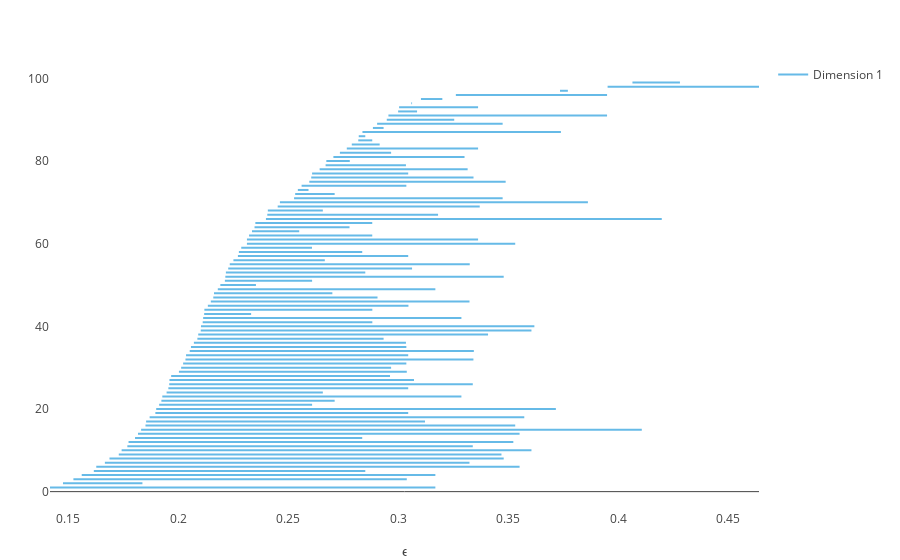

This figure's notebook cell:
### Code cell
plotbarcode_pjs(C,dim=1)

### Figure 1 — Plotly figure (JSON) as saved in the notebook; plotly's stock layout.template omitted (floating-point values rounded to 4 significant figures)
{"data": [{"line": {"color": "#66BAE7", "width": 2}, "mode": "lines", "showlegend": false, "type": "scatter", "x": [0.4065, 0.428], "y": [99, 99]}, {"line": {"color": "#66BAE7", "width": 2}, "mode": "lines", "showlegend": false, "type": "scatter", "x": [0.3952, 0.464], "y": [98, 98]}, {"line": {"color": "#66BAE7", "width": 2}, "mode": "lines", "showlegend": false, "type": "scatter", "x": [0.3735, 0.3771], "y": [97, 97]}, {"line": {"color": "#66BAE7", "width": 2}, "mode": "lines", "showlegend": false, "type": "scatter", "x": [0.3262, 0.3949], "y": [96, 96]}, {"line": {"color": "#66BAE7", "width": 2}, "mode": "lines", "showlegend": false, "type": "scatter", "x": [0.3103, 0.32], "y": [95, 95]}, {"line": {"color": "#66BAE7", "width": 2}, "mode": "lines", "showlegend": false, "type": "scatter", "x": [0.306, 0.3063], "y": [94, 94]}, {"line": {"color": "#66BAE7", "width": 2}, "mode": "lines", "showlegend": false, "type": "scatter", "x": [0.3004, 0.3363], "y": [93, 93]}, {"line": {"color": "#66BAE7", "width": 2}, "mode": "lines", "showlegend": false, "type": "scatter", "x": [0.2999, 0.3086], "y": [92, 92]}, {"line": {"color": "#66BAE7", "width": 2}, "mode": "lines", "showlegend": false, "type": "scatter", "x": [0.2955, 0.3949], "y": [91, 91]}, {"line": {"color": "#66BAE7", "width": 2}, "mode": "lines", "showlegend": false, "type": "scatter", "x": [0.2948, 0.3254], "y": [90, 90]}, {"line": {"color": "#66BAE7", "width": 2}, "mode": "lines", "showlegend": false, "type": "scatter", "x": [0.2904, 0.3475], "y": [89, 89]}, {"line": {"color": "#66BAE7", "width": 2}, "mode": "lines", "showlegend": false, "type": "scatter", "x": [0.2885, 0.2933], "y": [88, 88]}, {"line": {"color": "#66BAE7", "width": 2}, "mode": "lines", "showlegend": false, "type": "scatter", "x": [0.2837, 0.3739], "y": [87, 87]}, {"line": {"color": "#66BAE7", "width": 2}, "mode": "lines", "showlegend": false, "type": "scatter", "x": [0.282, 0.285], "y": [86, 86]}, {"line": {"color": "#66BAE7", "width": 2}, "mode": "lines", "showlegend": false, "type": "scatter", "x": [0.2818, 0.2882], "y": [85, 85]}, {"line": {"color": "#66BAE7", "width": 2}, "mode": "lines", "showlegend": false, "type": "scatter", "x": [0.2789, 0.2916], "y": [84, 84]}, {"line": {"color": "#66BAE7", "width": 2}, "mode": "lines", "showlegend": false, "type": "scatter", "x": [0.2766, 0.3363], "y": [83, 83]}, {"line": {"color": "#66BAE7", "width": 2}, "mode": "lines", "showlegend": false, "type": "scatter", "x": [0.2735, 0.2968], "y": [82, 82]}, {"line": {"color": "#66BAE7", "width": 2}, "mode": "lines", "showlegend": false, "type": "scatter", "x": [0.2705, 0.3301], "y": [81, 81]}, {"line": {"color": "#66BAE7", "width": 2}, "mode": "lines", "showlegend": false, "type": "scatter", "x": [0.2673, 0.278], "y": [80, 80]}, {"line": {"color": "#66BAE7", "width": 2}, "mode": "lines", "showlegend": false, "type": "scatter", "x": [0.267, 0.3035], "y": [79, 79]}, {"line": {"color": "#66BAE7", "width": 2}, "mode": "lines", "showlegend": false, "type": "scatter", "x": [0.2643, 0.3315], "y": [78, 78]}, {"line": {"color": "#66BAE7", "width": 2}, "mode": "lines", "showlegend": false, "type": "scatter", "x": [0.2608, 0.3045], "y": [77, 77]}, {"line": {"color": "#66BAE7", "width": 2}, "mode": "lines", "showlegend": false, "type": "scatter", "x": [0.2604, 0.3342], "y": [76, 76]}, {"line": {"color": "#66BAE7", "width": 2}, "mode": "lines", "showlegend": false, "type": "scatter", "x": [0.2596, 0.3488], "y": [75, 75]}, {"line": {"color": "#66BAE7", "width": 2}, "mode": "lines", "showlegend": false, "type": "scatter", "x": [0.2561, 0.3037], "y": [74, 74]}, {"line": {"color": "#66BAE7", "width": 2}, "mode": "lines", "showlegend": false, "type": "scatter", "x": [0.2544, 0.2592], "y": [73, 73]}, {"line": {"color": "#66BAE7", "width": 2}, "mode": "lines", "showlegend": false, "type": "scatter", "x": [0.2531, 0.2711], "y": [72, 72]}, {"line": {"color": "#66BAE7", "width": 2}, "mode": "lines", "showlegend": false, "type": "scatter", "x": [0.2526, 0.3475], "y": [71, 71]}, {"line": {"color": "#66BAE7", "width": 2}, "mode": "lines", "showlegend": false, "type": "scatter", "x": [0.2462, 0.3862], "y": [70, 70]}, {"line": {"color": "#66BAE7", "width": 2}, "mode": "lines", "showlegend": false, "type": "scatter", "x": [0.2452, 0.337], "y": [69, 69]}, {"line": {"color": "#66BAE7", "width": 2}, "mode": "lines", "showlegend": false, "type": "scatter", "x": [0.2407, 0.2657], "y": [68, 68]}, {"line": {"color": "#66BAE7", "width": 2}, "mode": "lines", "showlegend": false, "type": "scatter", "x": [0.2405, 0.3181], "y": [67, 67]}, {"line": {"color": "#66BAE7", "width": 2}, "mode": "lines", "showlegend": false, "type": "scatter", "x": [0.2399, 0.4198], "y": [66, 66]}, {"line": {"color": "#66BAE7", "width": 2}, "mode": "lines", "showlegend": false, "type": "scatter", "x": [0.235, 0.2882], "y": [65, 65]}, {"line": {"color": "#66BAE7", "width": 2}, "mode": "lines", "showlegend": false, "type": "scatter", "x": [0.2347, 0.2778], "y": [64, 64]}, {"line": {"color": "#66BAE7", "width": 2}, "mode": "lines", "showlegend": false, "type": "scatter", "x": [0.2335, 0.255], "y": [63, 63]}, {"line": {"color": "#66BAE7", "width": 2}, "mode": "lines", "showlegend": false, "type": "scatter", "x": [0.2322, 0.2882], "y": [62, 62]}, {"line": {"color": "#66BAE7", "width": 2}, "mode": "lines", "showlegend": false, "type": "scatter", "x": [0.2312, 0.3363], "y": [61, 61]}, {"line": {"color": "#66BAE7", "width": 2}, "mode": "lines", "showlegend": false, "type": "scatter", "x": [0.2312, 0.3532], "y": [60, 60]}, {"line": {"color": "#66BAE7", "width": 2}, "mode": "lines", "showlegend": false, "type": "scatter", "x": [0.2286, 0.2608], "y": [59, 59]}, {"line": {"color": "#66BAE7", "width": 2}, "mode": "lines", "showlegend": false, "type": "scatter", "x": [0.2276, 0.2836], "y": [58, 58]}, {"line": {"color": "#66BAE7", "width": 2}, "mode": "lines", "showlegend": false, "type": "scatter", "x": [0.2271, 0.3045], "y": [57, 57]}, {"line": {"color": "#66BAE7", "width": 2}, "mode": "lines", "showlegend": false, "type": "scatter", "x": [0.2251, 0.2666], "y": [56, 56]}, {"line": {"color": "#66BAE7", "width": 2}, "mode": "lines", "showlegend": false, "type": "scatter", "x": [0.2234, 0.3325], "y": [55, 55]}, {"line": {"color": "#66BAE7", "width": 2}, "mode": "lines", "showlegend": false, "type": "scatter", "x": [0.2227, 0.3063], "y": [54, 54]}, {"line": {"color": "#66BAE7", "width": 2}, "mode": "lines", "showlegend": false, "type": "scatter", "x": [0.2216, 0.285], "y": [53, 53]}, {"line": {"color": "#66BAE7", "width": 2}, "mode": "lines", "showlegend": false, "type": "scatter", "x": [0.2214, 0.3479], "y": [52, 52]}, {"line": {"color": "#66BAE7", "width": 2}, "mode": "lines", "showlegend": false, "type": "scatter", "x": [0.2212, 0.2608], "y": [51, 51]}, {"line": {"color": "#66BAE7", "width": 2}, "mode": "lines", "showlegend": false, "type": "scatter", "x": [0.2191, 0.2353], "y": [50, 50]}, {"line": {"color": "#66BAE7", "width": 2}, "mode": "lines", "showlegend": false, "type": "scatter", "x": [0.218, 0.3169], "y": [49, 49]}, {"line": {"color": "#66BAE7", "width": 2}, "mode": "lines", "showlegend": false, "type": "scatter", "x": [0.2162, 0.2701], "y": [48, 48]}, {"line": {"color": "#66BAE7", "width": 2}, "mode": "lines", "showlegend": false, "type": "scatter", "x": [0.2159, 0.2906], "y": [47, 47]}, {"line": {"color": "#66BAE7", "width": 2}, "mode": "lines", "showlegend": false, "type": "scatter", "x": [0.2148, 0.3324], "y": [46, 46]}, {"line": {"color": "#66BAE7", "width": 2}, "mode": "lines", "showlegend": false, "type": "scatter", "x": [0.2135, 0.3046], "y": [45, 45]}, {"line": {"color": "#66BAE7", "width": 2}, "mode": "lines", "showlegend": false, "type": "scatter", "x": [0.2119, 0.2882], "y": [44, 44]}, {"line": {"color": "#66BAE7", "width": 2}, "mode": "lines", "showlegend": false, "type": "scatter", "x": [0.2118, 0.2331], "y": [43, 43]}, {"line": {"color": "#66BAE7", "width": 2}, "mode": "lines", "showlegend": false, "type": "scatter", "x": [0.2113, 0.3287], "y": [42, 42]}, {"line": {"color": "#66BAE7", "width": 2}, "mode": "lines", "showlegend": false, "type": "scatter", "x": [0.2111, 0.2882], "y": [41, 41]}, {"line": {"color": "#66BAE7", "width": 2}, "mode": "lines", "showlegend": false, "type": "scatter", "x": [0.2103, 0.3619], "y": [40, 40]}, {"line": {"color": "#66BAE7", "width": 2}, "mode": "lines", "showlegend": false, "type": "scatter", "x": [0.2102, 0.3605], "y": [39, 39]}, {"line": {"color": "#66BAE7", "width": 2}, "mode": "lines", "showlegend": false, "type": "scatter", "x": [0.2091, 0.3408], "y": [38, 38]}, {"line": {"color": "#66BAE7", "width": 2}, "mode": "lines", "showlegend": false, "type": "scatter", "x": [0.2087, 0.2933], "y": [37, 37]}, {"line": {"color": "#66BAE7", "width": 2}, "mode": "lines", "showlegend": false, "type": "scatter", "x": [0.2071, 0.3035], "y": [36, 36]}, {"line": {"color": "#66BAE7", "width": 2}, "mode": "lines", "showlegend": false, "type": "scatter", "x": [0.2058, 0.3037], "y": [35, 35]}, {"line": {"color": "#66BAE7", "width": 2}, "mode": "lines", "showlegend": false, "type": "scatter", "x": [0.2052, 0.3344], "y": [34, 34]}, {"line": {"color": "#66BAE7", "width": 2}, "mode": "lines", "showlegend": false, "type": "scatter", "x": [0.2035, 0.3045], "y": [33, 33]}, {"line": {"color": "#66BAE7", "width": 2}, "mode": "lines", "showlegend": false, "type": "scatter", "x": [0.2033, 0.3342], "y": [32, 32]}, {"line": {"color": "#66BAE7", "width": 2}, "mode": "lines", "showlegend": false, "type": "scatter", "x": [0.2022, 0.3037], "y": [31, 31]}, {"line": {"color": "#66BAE7", "width": 2}, "mode": "lines", "showlegend": false, "type": "scatter", "x": [0.2013, 0.2968], "y": [30, 30]}, {"line": {"color": "#66BAE7", "width": 2}, "mode": "lines", "showlegend": false, "type": "scatter", "x": [0.2003, 0.3039], "y": [29, 29]}, {"line": {"color": "#66BAE7", "width": 2}, "mode": "lines", "showlegend": false, "type": "scatter", "x": [0.1968, 0.2963], "y": [28, 28]}, {"line": {"color": "#66BAE7", "width": 2}, "mode": "lines", "showlegend": false, "type": "scatter", "x": [0.196, 0.3072], "y": [27, 27]}, {"line": {"color": "#66BAE7", "width": 2}, "mode": "lines", "showlegend": false, "type": "scatter", "x": [0.1959, 0.3339], "y": [26, 26]}, {"line": {"color": "#66BAE7", "width": 2}, "mode": "lines", "showlegend": false, "type": "scatter", "x": [0.1955, 0.3045], "y": [25, 25]}, {"line": {"color": "#66BAE7", "width": 2}, "mode": "lines", "showlegend": false, "type": "scatter", "x": [0.1947, 0.2657], "y": [24, 24]}, {"line": {"color": "#66BAE7", "width": 2}, "mode": "lines", "showlegend": false, "type": "scatter", "x": [0.1927, 0.3287], "y": [23, 23]}, {"line": {"color": "#66BAE7", "width": 2}, "mode": "lines", "showlegend": false, "type": "scatter", "x": [0.1923, 0.2711], "y": [22, 22]}, {"line": {"color": "#66BAE7", "width": 2}, "mode": "lines", "showlegend": false, "type": "scatter", "x": [0.1913, 0.2608], "y": [21, 21]}, {"line": {"color": "#66BAE7", "width": 2}, "mode": "lines", "showlegend": false, "type": "scatter", "x": [0.19, 0.3717], "y": [20, 20]}, {"line": {"color": "#66BAE7", "width": 2}, "mode": "lines", "showlegend": false, "type": "scatter", "x": [0.1896, 0.3045], "y": [19, 19]}, {"line": {"color": "#66BAE7", "width": 2}, "mode": "lines", "showlegend": false, "type": "scatter", "x": [0.187, 0.3573], "y": [18, 18]}, {"line": {"color": "#66BAE7", "width": 2}, "mode": "lines", "showlegend": false, "type": "scatter", "x": [0.1854, 0.3122], "y": [17, 17]}, {"line": {"color": "#66BAE7", "width": 2}, "mode": "lines", "showlegend": false, "type": "scatter", "x": [0.1851, 0.3532], "y": [16, 16]}, {"line": {"color": "#66BAE7", "width": 2}, "mode": "lines", "showlegend": false, "type": "scatter", "x": [0.1831, 0.4107], "y": [15, 15]}, {"line": {"color": "#66BAE7", "width": 2}, "mode": "lines", "showlegend": false, "type": "scatter", "x": [0.1817, 0.3552], "y": [14, 14]}, {"line": {"color": "#66BAE7", "width": 2}, "mode": "lines", "showlegend": false, "type": "scatter", "x": [0.1804, 0.2836], "y": [13, 13]}, {"line": {"color": "#66BAE7", "width": 2}, "mode": "lines", "showlegend": false, "type": "scatter", "x": [0.1774, 0.3523], "y": [12, 12]}, {"line": {"color": "#66BAE7", "width": 2}, "mode": "lines", "showlegend": false, "type": "scatter", "x": [0.1769, 0.3339], "y": [11, 11]}, {"line": {"color": "#66BAE7", "width": 2}, "mode": "lines", "showlegend": false, "type": "scatter", "x": [0.1743, 0.3605], "y": [10, 10]}, {"line": {"color": "#66BAE7", "width": 2}, "mode": "lines", "showlegend": false, "type": "scatter", "x": [0.173, 0.3469], "y": [9, 9]}, {"line": {"color": "#66BAE7", "width": 2}, "mode": "lines", "showlegend": false, "type": "scatter", "x": [0.1687, 0.3479], "y": [8, 8]}, {"line": {"color": "#66BAE7", "width": 2}, "mode": "lines", "showlegend": false, "type": "scatter", "x": [0.1666, 0.3324], "y": [7, 7]}, {"line": {"color": "#66BAE7", "width": 2}, "mode": "lines", "showlegend": false, "type": "scatter", "x": [0.1627, 0.3552], "y": [6, 6]}, {"line": {"color": "#66BAE7", "width": 2}, "mode": "lines", "showlegend": false, "type": "scatter", "x": [0.1616, 0.285], "y": [5, 5]}, {"line": {"color": "#66BAE7", "width": 2}, "mode": "lines", "showlegend": false, "type": "scatter", "x": [0.1561, 0.3169], "y": [4, 4]}, {"line": {"color": "#66BAE7", "width": 2}, "mode": "lines", "showlegend": false, "type": "scatter", "x": [0.1523, 0.3039], "y": [3, 3]}, {"line": {"color": "#66BAE7", "width": 2}, "mode": "lines", "showlegend": false, "type": "scatter", "x": [0.1476, 0.1837], "y": [2, 2]}, {"line": {"color": "#66BAE7", "width": 2}, "mode": "lines", "name": "Dimension 1", "type": "scatter", "x": [0.1417, 0.3169], "y": [1, 1]}], "layout": {"margin": {"b": 50, "l": 50, "r": 50, "t": 60}, "xaxis": {"rangevar": [-0.001, 0.465], "showgrid": false, "title": "ϵ", "zeroline": false}, "yaxis": {"rangevar": [0, 99.1], "showgrid": false, "ticks": false}}}
